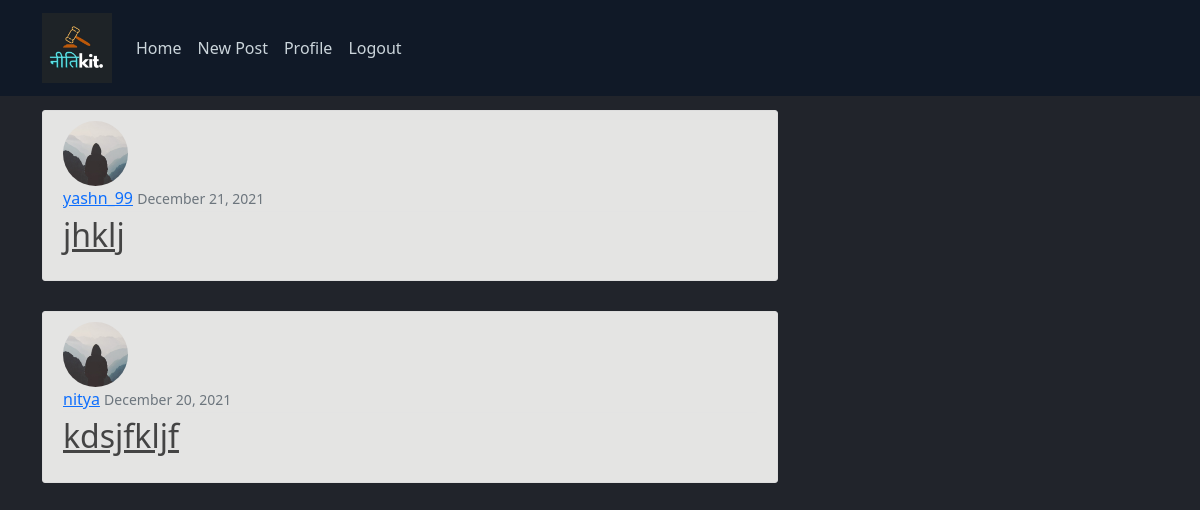
Page /blog/ (signed in) on the committed database.
### blog/models.py (models this page shows, shortened)
class Post(models.Model):
    title = models.CharField(max_length=100)
    current = models.TextField()
    date_posted = models.DateTimeField(default=timezone.now)
    author = models.ForeignKey(User, on_delete=models.CASCADE)

### users/models.py (models this page shows, shortened)
class Profile(models.Model):
    user = models.OneToOneField(User, on_delete=models.CASCADE)
    image = models.ImageField(default='default.jpg', upload_to='profile_pics')

### blog/views.py (the view)
# urls.py: path('', PostListView.as_view(), name="blog-home"),
class PostListView(ListView):
    model = Post
    template_name = 'blog/home.html'
    context_object_name = 'posts'
    ordering = ['-date_posted']
    paginate_by = 5

### blog/templates/blog/home.html (shortened to what this page needs)
{% extends "blog/base.html" %} {% block content %} {% for post in posts %}
<article class="media content-section">
  <img
    class="rounded-circle article-img"
    src="{{ post.author.profile.image.url }}"
  />
  <div class="media-body">
    <div class="article-metadata">
      <a class="mr-2" href="{% url 'user-posts' post.author.username %}"
        >{{ post.author }}</a
      >
      <small class="text-muted">{{ post.date_posted|date:"F d, Y" }}</small>
    </div>
    <h2>
      <a class="article-title" href="{% url 'post-detail' post.id %}"
        >{{ post.title }}</a
      >
    </h2>
  </div>
</article>
{% endfor %} {% endblock content %}

### blog/static/blog/main.css (style rules this page uses)
body { background-color: #20232a; color: #333333; margin-top: 5rem; }
h1, h2, h3, h4, h5, h6 { color: #444444; }
.content-section { background: #ffffff; padding: 10px 20px; border: 1px solid #dddddd; border-radius: 3px; margin-bottom: 20px; }
.article-title { color: #444444; }
.article-img { height: 65px; width: 65px; margin-right: 16px; }
.article-metadata { padding-bottom: 1px; margin-bottom: 4px; border-bottom: 1px solid #e3e3e3; }

### blog/templates/blog/base.html (style rules this page uses)
body { background-color: #21242b; }

### blog/templates/blog/home.html (style rules this page uses)
.media { background-color: #e4e4e3; margin-top: 30px; }

### rows in the picture
Post: author.profile.image (placeholder picture), author "yashn_99", date_posted "December 21, 2021", title "jhklj"
Post: author.profile.image (placeholder picture), author "nitya", date_posted "December 20, 2021", title "kdsjfkljf"
